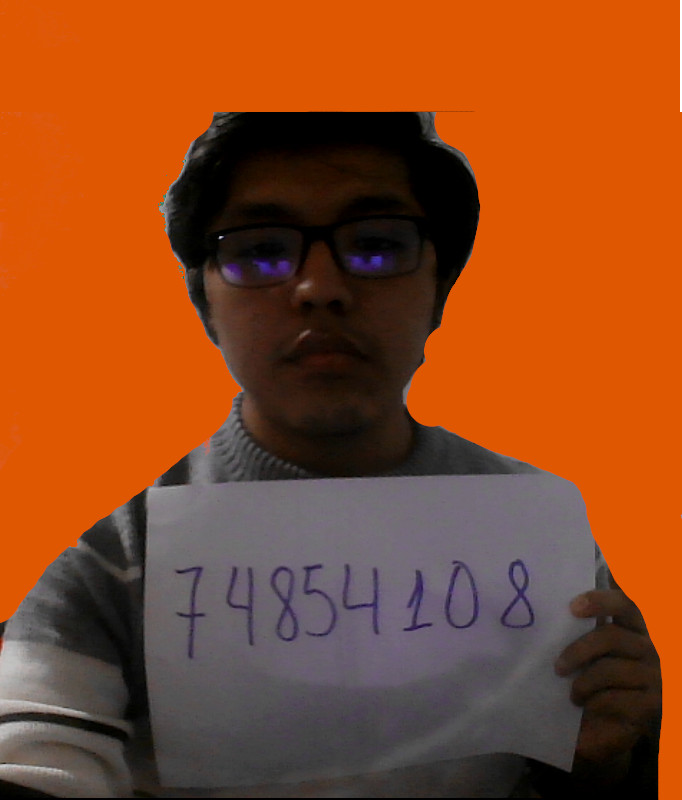
#> input picture CICLO-VII/IA/Parte_practica/semana16 final/FOTO/foto.jpeg, 682 x 800 px
$ python recorte.py
#> lines starting #> are read from the running program, lines starting #| are printed output that depends on the picture; after the words box and inside, x2 and y2 are one past the last pixel; in counts of white or black regions, pixels touching at a corner belong together
# importar las librerías necesarias
import imutils
import numpy as np
import time
import cv2

# define el límite superior e inferior para que el
# color sea considerado "blanco"
sensitivity = 155
blancoMin = np.array([0,0,255-sensitivity])
blancoMax = np.array([255,sensitivity,255])

while True:
	# tomar el fotograma actual
	fotograma = cv2.imread('FOTO/foto.jpeg')
#> fotograma is the input picture: shape (800, 682, 3); mean B, G, R 32.7, 72.4, 140.3
    # determinar los pixeles que caen dentro de los límites
	# y luego difuminar la imagen binaria
	frameHSV = cv2.cvtColor(fotograma,cv2.COLOR_BGR2HSV)
#> frameHSV: shape (800, 682, 3); mean H, S, V 40.8, 156.1, 141.3
	blanco = cv2.inRange(frameHSV, blancoMin, blancoMax)
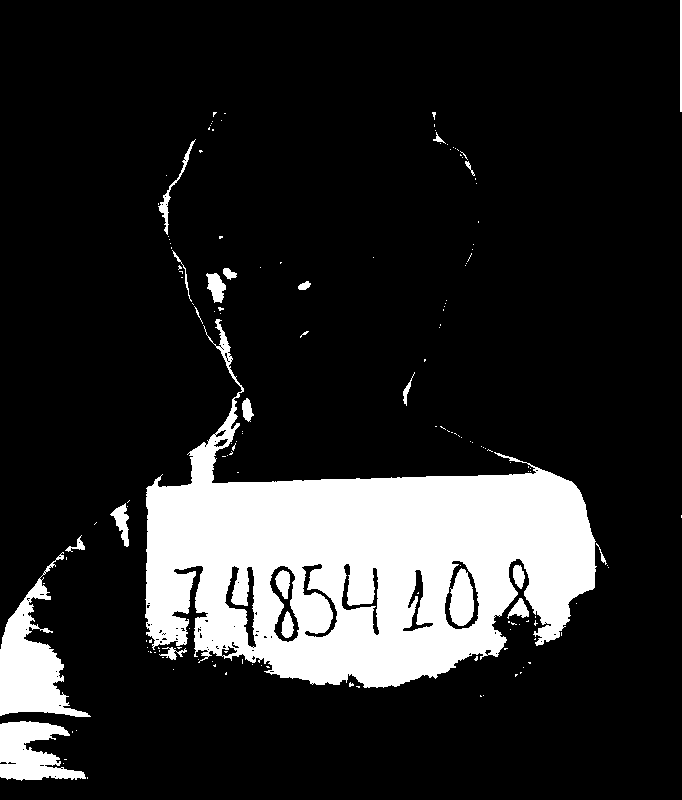
#> blanco: shape (800, 682); 16% white; 160 white regions (137 under 20 px)
	blanco = cv2.GaussianBlur(blanco, (3, 3), 0)

	# encontrar los contornos en la imagen
	cnts = cv2.findContours(blanco.copy(), cv2.RETR_CCOMP,
		cv2.CHAIN_APPROX_SIMPLE)
#> cnts = 131 contours, 85 with area under 20; largest, box (x1, y1, x2, y2) and area: (144, 246, 610, 689) 83532, (0, 534, 92, 718) 6380, (0, 720, 89, 782) 3429, (157, 138, 197, 241) 588, (226, 567, 255, 646) 540
	cnts = imutils.grab_contours(cnts)

	# revisar si se encontro algún contorno
	if len(cnts) > 0:
		cnt = sorted(cnts, key = cv2.contourArea, reverse = True)[0]
#> cnt = contour of 1203 points, box (x1, y1, x2, y2) (144, 246, 610, 689), area 83532

		# calcular el cuadro delimitador (girado) alrededor
		# del contorno y luego dibujarlo
		rect = np.int32(cv2.boxPoints(cv2.minAreaRect(cnt)))
#> rect = [[454, 831], [-12, 558], [170, 245], [637, 518]]
		cv2.drawContours(fotograma, [rect], -1, (0, 255, 0), 1)
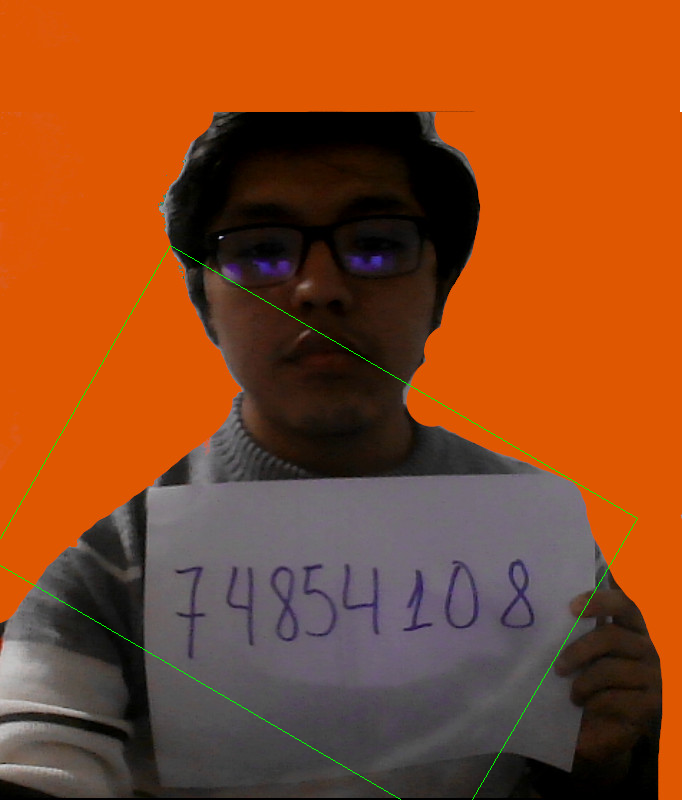
#> fotograma: shape (800, 682, 3); 0.26% of pixels changed, all inside (x1, y1, x2, y2) = (0, 245, 638, 800)

	# muestra el fotograma y la imagen binaria
	cv2.imshow("Fotograma", fotograma)
	cv2.imshow("Binaria", blanco)
	print(rect)
#| [[454 831]
#|  [-12 558]
#|  [170 245]
#|  [637 518]]
    # recorte = fotograma[y1:y1+ h1,x1:x1+w1]

	time.sleep(0.025)

	# si se presiona 's', detener el bucle
	if cv2.waitKey(0) & 0xFF == ord("s"):
#> (key Esc is pressed here)
		break


cv2.destroyAllWindows()
